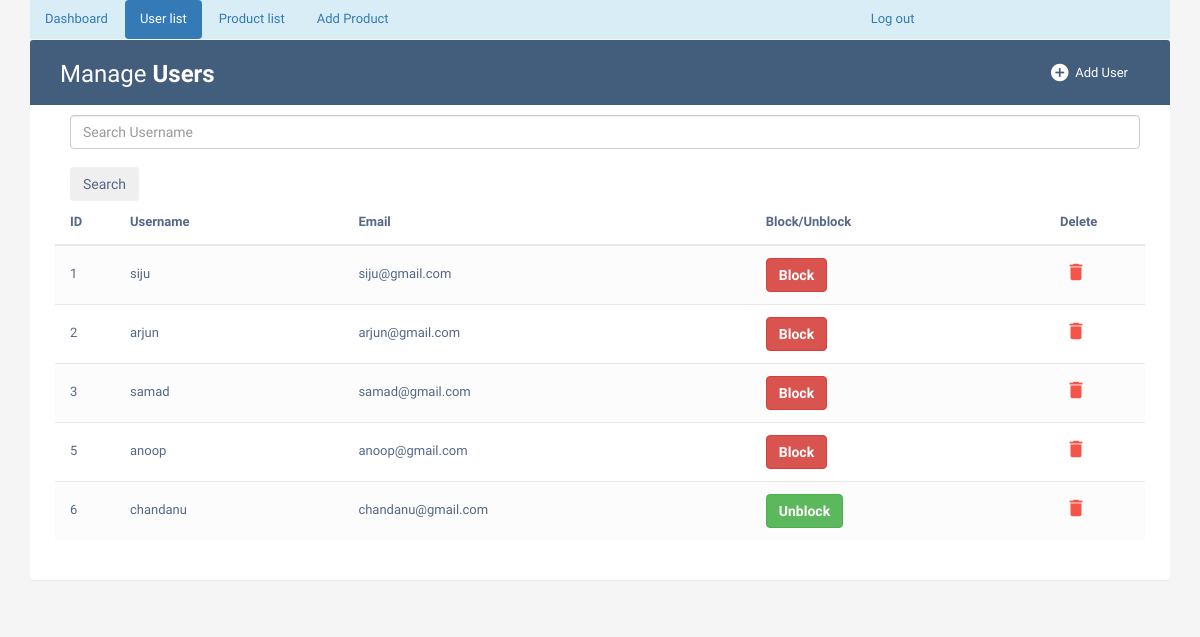
Page /adminuserlist/ (signed in) on the committed database.
### phase1/models.py (models this page shows, shortened)
class UserDetails(models.Model):
    username=models.CharField(unique=True, max_length=50)
    email=models.CharField(max_length=50)
    password=models.CharField(max_length=50)
    active=models.BooleanField(default=True)

### phase1/views.py (the view)
# urls.py: path('adminuserlist/', views.adminuserlist, name='adminuserlist'),
def adminuserlist(request):
    if 'username' in request.session:
        if 'search' in request.GET:
            search=request.GET['search']
            details=UserDetails.objects.filter(username__icontains=search)
        else:
            details=UserDetails.objects.all()
        return render(request,'adminuserlist.html',{'mymembers': details})
    else:
        return render(request, 'adminlogin.html')

### Templates/adminuserlist.html
{% extends "adminbase.html" %}
{% block active2 %} "active" {% endblock%}
{% block tablewrapper %}
                    <div class="col-sm-6">
						<h2>Manage <b>Users</b></h2>
					</div>
                    <div class="col-sm-6">
                        <a href="" class="btn" data-toggle="modal"><i class="material-icons">&#xE147;</i> <span>Add User</span></a>
                      </div>
                    </div>
{% endblock %}
{% block tablecontent%}
                <form action="{% url 'adminuserlist' %}" class="d-flex offset-md-1 container m-auto" style="width:1100px">
                    <input class="form-control offset-md-1" type="search" placeholder="Search Username" name="search" aria-label="Search"><br>
                    <button class="btn btn-outline-secondary" type="submit">Search</button>
                </form>
                <table class="table table-striped table-hover">
                <thead>
                    <tr>
                        <th>ID</th>
                        <th>Username</th>
                        <th>Email</th>
                        <th>Block/Unblock</th>
                        <th>Delete</th>
                    </tr>
                </thead>
                <tbody>
                    {% for x in mymembers %}
                    <tr>
                        <td>{{ x.id }}</td>
                        <td>{{ x.username }}</td>
                        <td>{{ x.email }}</td>
						<td>
                            {% if x.active %}
                                <a href="{% url 'userblock' %}?uid={{x.id}}" class="btn btn-danger md-sm"><span style="color:white">Block</span></a>
                            {% else %}
                                <a href="{% url 'userblock' %}?uid={{x.id}}" class="btn btn-success md-sm"><span style="color:white">Unblock</span></a>
                            {% endif %}
                            </td>
                        <td>
                            <a href="{% url 'userdelete' %}?uid={{x.id}}" class="delete" data-toggle="modal"><i class="material-icons" data-toggle="tooltip" title="Delete">&#xE872;</i></a>
                        </td>
                    </tr>
                    {% endfor %}
                </tbody>
                </table>
{% endblock %}

### Templates/adminbase.html (style rules this page uses)
body { color: #566787; background: #f5f5f5; font-family: 'Varela Round', sans-serif; font-size: 13px; }
.table-title h2 { margin: 5px 0 0; font-size: 24px; }
.table-title .btn { color: #fff; float: right; font-size: 13px; border: none; min-width: 50px; border-radius: 2px; border: none; outline: none !important; margin-left: 10px; }
.table-title .btn i { float: left; font-size: 21px; margin-right: 5px; }
.table-title .btn span { float: left; margin-top: 2px; }
table.table tr th, table.table tr td { border-color: #e9e9e9; padding: 12px 15px; vertical-align: middle; }
table.table tr th:first-child { width: 60px; }
table.table tr th:last-child { width: 100px; }
table.table-striped tbody tr:nth-of-type(odd) { background-color: #fcfcfc; }
table.table td:last-child i { opacity: 0.9; font-size: 22px; margin: 0 5px; }
table.table td a { font-weight: bold; color: #566787; display: inline-block; text-decoration: none; outline: none !important; }
table.table td a.delete { color: #F44336; }
table.table td i { font-size: 19px; }

### rows in the picture
UserDetails: id "1", username "siju", email "siju@gmail.com"
UserDetails: id "2", username "arjun", email "arjun@gmail.com"
UserDetails: id "3", username "samad", email "samad@gmail.com"
UserDetails: id "5", username "anoop", email "anoop@gmail.com"
UserDetails: id "6", username "chandanu", email "chandanu@gmail.com"
